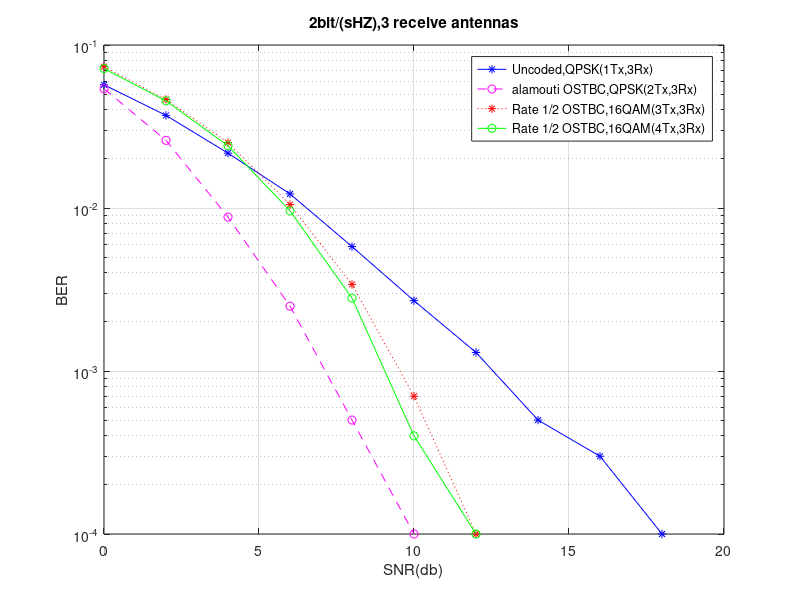

The MATLAB source for this figure:
uncoded=[0.0570    0.0370    0.0217    0.0122    0.0058    0.0027    0.0013    0.0005    0.0003    0.0001    0.0000 ]
alamouti=[ 0.0539    0.0260    0.0088    0.0025    0.0005    0.0001    0.0000         0         0         0         0 ]
Gostbc_three_Tx=[  0.0737    0.0463    0.0252    0.0105    0.0034    0.0007    0.0001    0.0000         0         0         0]
Gostbc_four_Tx=[0.0717    0.0454    0.0241    0.0096    0.0028    0.0004    0.0001         0         0         0         0]
SNR=[0:2:20];
semilogy(SNR,uncoded,'-b*')
hold on

semilogy(SNR,alamouti,'--mo')

semilogy(SNR,Gostbc_three_Tx,':r*')

semilogy(SNR,Gostbc_four_Tx,'-go')

legend('Uncoded,QPSK(1Tx,3Rx)','alamouti OSTBC,QPSK(2Tx,3Rx)','Rate 1/2 OSTBC,16QAM(3Tx,3Rx)','Rate 1/2 OSTBC,16QAM(4Tx,3Rx)')

xlabel('SNR(db)')
ylabel('BER')
grid on;
title('2bit/(sHZ),3 receive antennas')